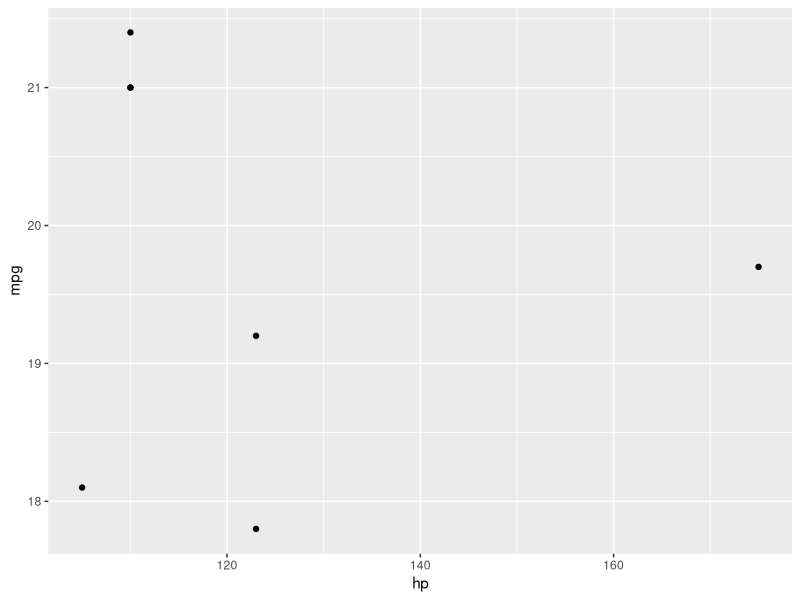
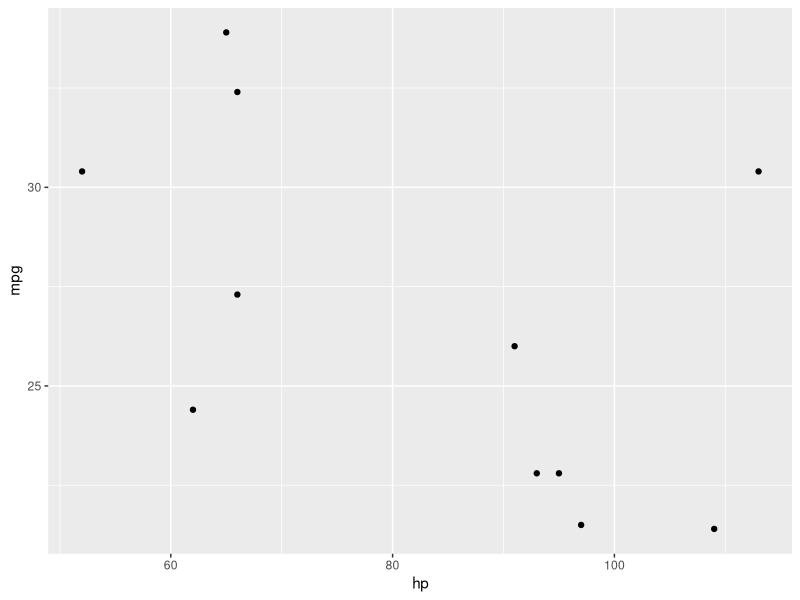
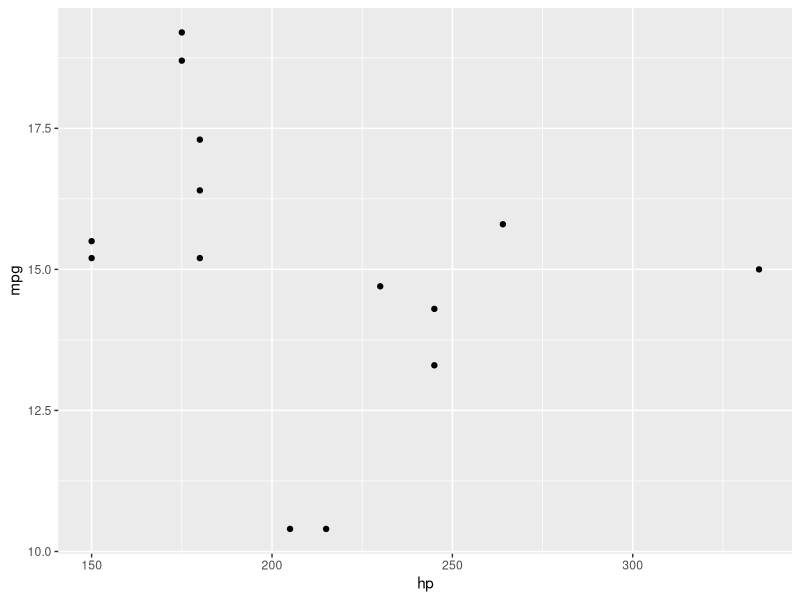
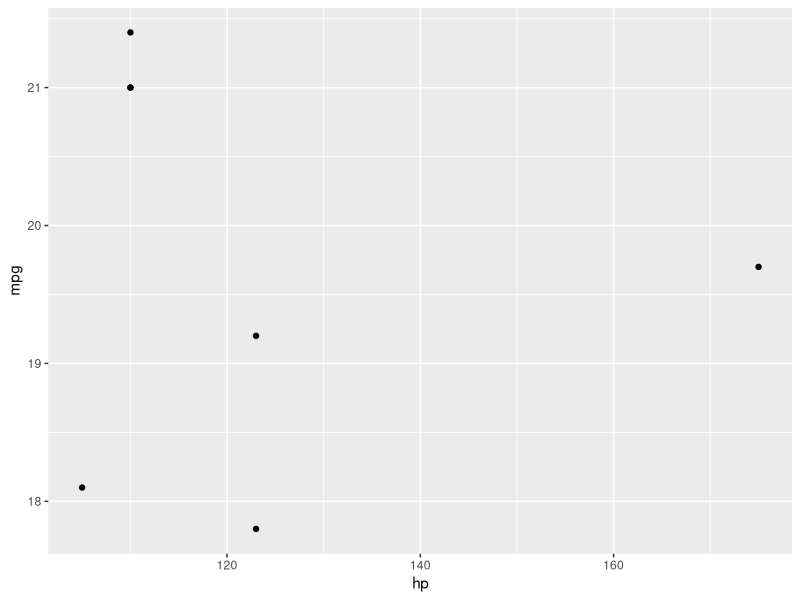
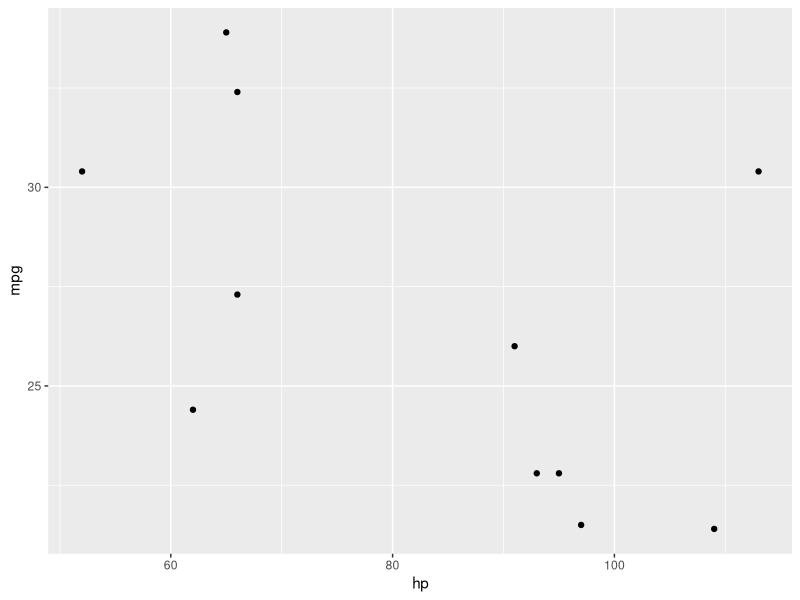
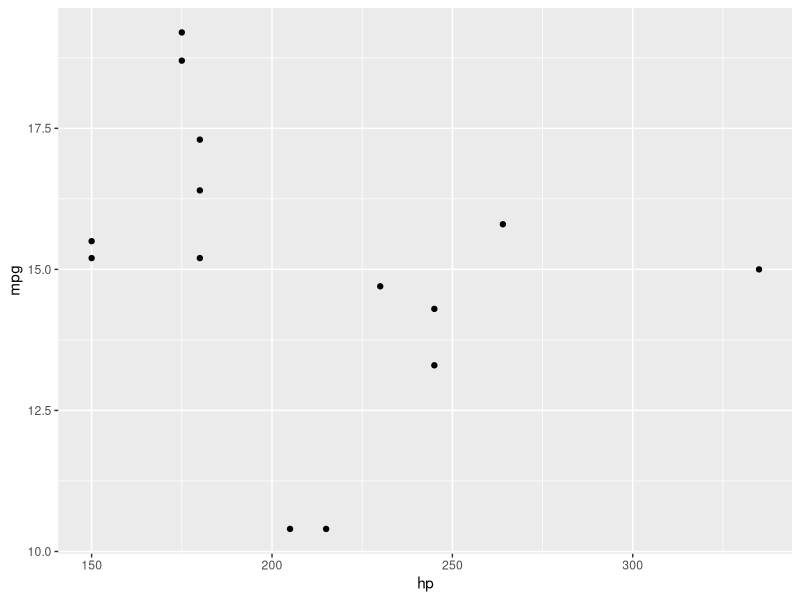

The R source for these figures, in order:
## ---- chunk 1
library(tibble)
library(dplyr)
library(tidyr)
library(purrr)
library(ggplot2)
## ---- chunk 2
mtcars_list<- mtcars %>%
  group_by(cyl) %>%
  tidyr::nest()

mtcars_list$data[[1]]
mtcars_list$data[[2]]

## ---- chunk 3
mtcars_list<- mtcars_list %>%
  mutate(plots = purrr::map(data, ~ggplot(.x, aes(x= hp, y = mpg)) + geom_point()))

mtcars_list
## ---- chunk 4
walk2(mtcars_list$cyl, mtcars_list$plots, 
      ~ ggsave(filename = paste0("~/Downloads/cyl", .x, "_plot.pdf"), 
               plot = .y, width = 4, height = 4))

# side effect 
map2(mtcars_list$cyl, mtcars_list$plots, 
      ~ ggsave(filename = paste0("~/Downloads/cyl", .x, "_plot.pdf"), 
               plot = .y, width = 4, height = 4))
## ---- chunk 5
mtcars_list2<- mtcars %>%
  group_by(cyl, gear) %>%
  nest()

mtcars_list2 %>% 
  mutate(filename = paste0("cyl", cyl, "_gear", gear))
